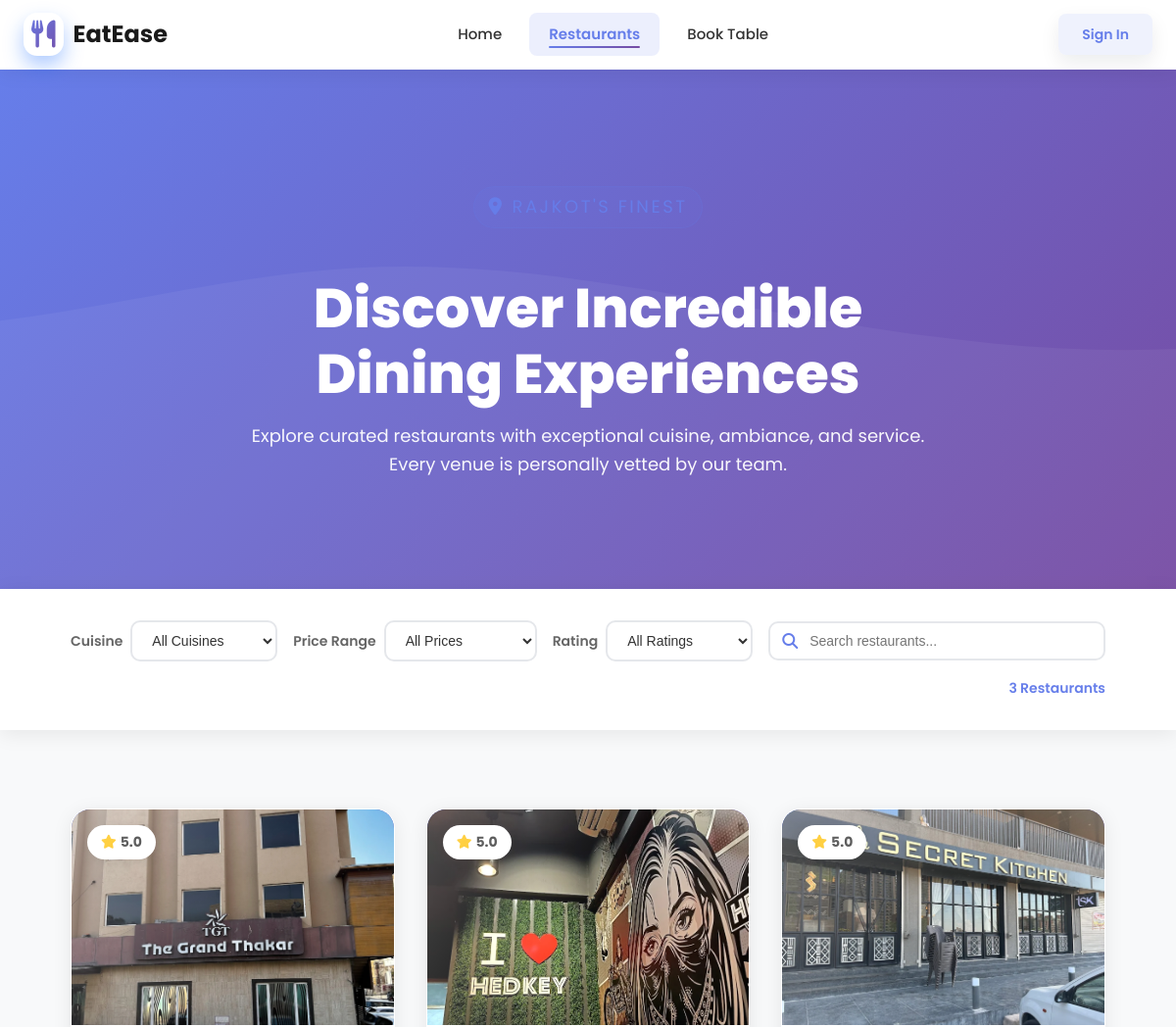
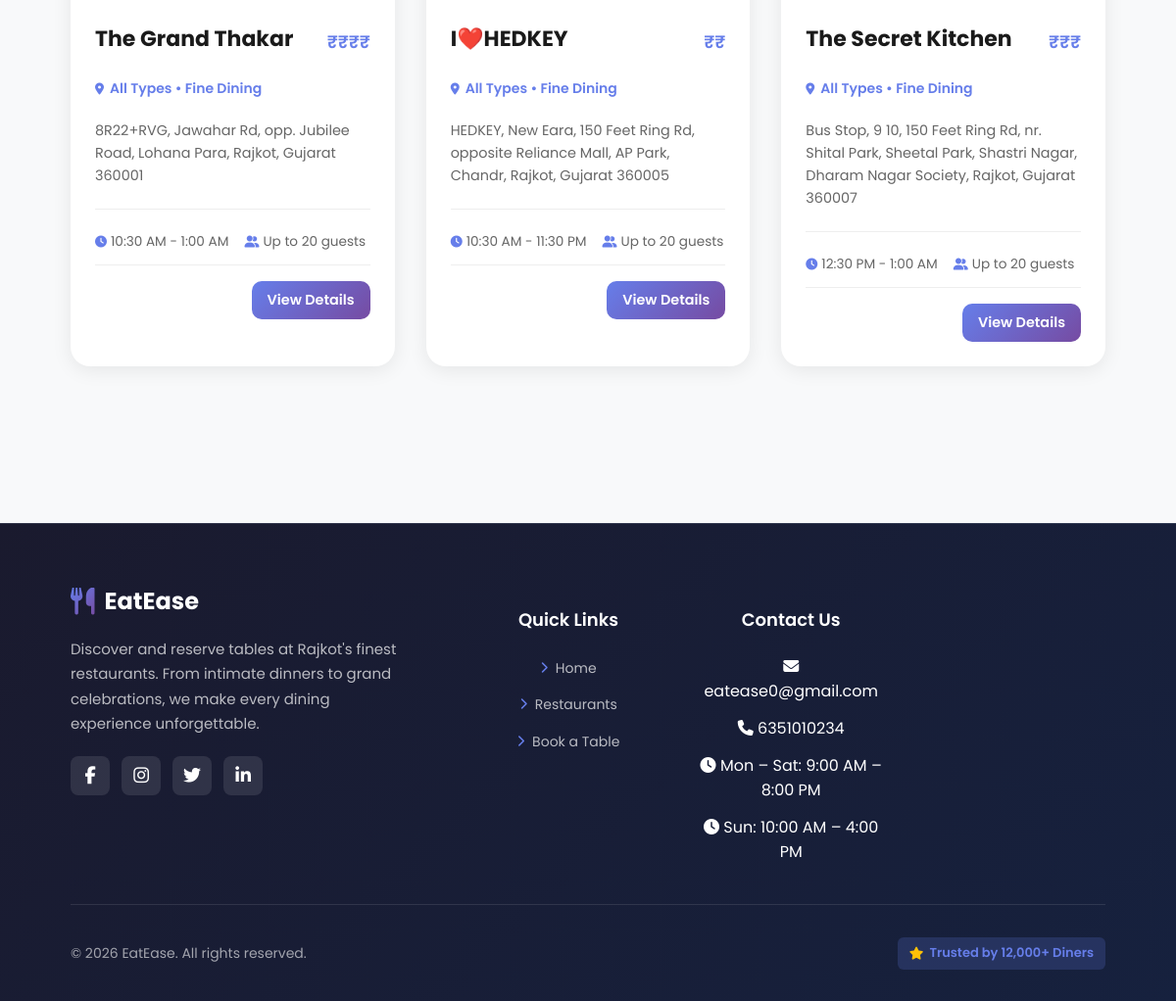
The page /restaurants.php on the database its author committed (2 pictures, top to bottom).
### tables this page shows
CREATE TABLE `hotels` (
  `id` int(10) UNSIGNED NOT NULL,
  `name` varchar(255) NOT NULL,
  `description` text DEFAULT NULL,
  `cuisine_type` varchar(100) DEFAULT NULL,
  `location` varchar(255) DEFAULT NULL,
  `phone` varchar(20) DEFAULT NULL,
  `open_time` time DEFAULT NULL,
  `close_time` time DEFAULT NULL,
  `price_range` varchar(10) DEFAULT NULL,
  `image_url` varchar(500) DEFAULT NULL,
  `avg_rating` decimal(3,2) DEFAULT 0.00,
  `total_ratings` int(10) UNSIGNED DEFAULT 0,
  `owner_id` int(10) UNSIGNED DEFAULT NULL,
  `created_at` datetime NOT NULL DEFAULT current_timestamp(),
  `updated_at` datetime DEFAULT NULL ON UPDATE current_timestamp(),
  `deleted_at` datetime DEFAULT NULL
);

### restaurants.php (the view, shortened to what this page needs)
<?php
include 'includes/header.php';
$restaurants = [];
$r_stmt = $mysqli->query("SELECT * FROM hotels WHERE deleted_at IS NULL ORDER BY created_at DESC");
if ($r_stmt) {
  while ($row = $r_stmt->fetch_assoc()) {
    $restaurants[] = $row;
  }
}
?>
<link rel="stylesheet" href="assets/css/restaurants.css" />
<section class="restaurants-hero">
  <div class="container restaurants-hero-content">
    <p class="section-eyebrow">
      <i class="fas fa-location-dot"></i> Rajkot's Finest
    </p>
    <h1>Discover Incredible <br />Dining Experiences</h1>
    <p>Explore curated restaurants with exceptional cuisine, ambiance, and service. Every venue is personally vetted by our team.</p>
  </div>
</section>
<section class="filters-section">
  <div class="container">
    <div class="filters-container">
      <div class="filter-group">
        <label for="cuisine-filter">Cuisine</label>
        <select id="cuisine-filter" class="filter-select">
          <option value="all">All Cuisines</option>
        </select>
      </div>
      <div class="filter-group">
        <label for="price-filter">Price Range</label>
        <select id="price-filter" class="filter-select">
          <option value="all">All Prices</option>
        </select>
      </div>
      <div class="filter-group">
        <label for="rating-filter">Rating</label>
        <select id="rating-filter" class="filter-select">
          <option value="all">All Ratings</option>
        </select>
      </div>
      <div class="search-box">
        <i class="fas fa-search"></i>
        <input type="text" id="search-input" placeholder="Search restaurants...">
      </div>
      <span class="results-count" id="results-count"><?php echo count($restaurants); ?> Restaurants</span>
    </div>
  </div>
</section>
<section class="restaurants-section">
  <div class="container">
    <div class="restaurants-grid" id="restaurants-grid">
      <?php foreach ($restaurants as $restaurant):
        $cuisine_val = strtolower(str_replace(' ', '-', $restaurant['cuisine_type']));
        $price_val = 'budget';
        if (strlen($restaurant['price_range']) >= 4) $price_val = 'premium';
        elseif (strlen($restaurant['price_range']) == 3) $price_val = 'moderate';
        elseif (strlen($restaurant['price_range']) <= 2) $price_val = 'budget';
        $img_src = !empty($restaurant['image_url']) ? $restaurant['image_url'] : 'assets/images/restaurants/sayaji.jpg';
        $rating = isset($restaurant['avg_rating']) ? $restaurant['avg_rating'] : 4.5;
        $open_display = !empty($restaurant['open_time']) ? date('g:i A', strtotime($restaurant['open_time'])) : null;
        $close_display = !empty($restaurant['close_time']) ? date('g:i A', strtotime($restaurant['close_time'])) : null;
        $hours_line = ($open_display && $close_display) ? ($open_display . ' - ' . $close_display) : 'Hours not set';
      ?>
        <div class="restaurant-card" data-cuisine="<?php echo $cuisine_val; ?>" data-price="<?php echo $price_val; ?>" data-rating="<?php echo $rating; ?>">
          <div class="restaurant-image">
            <img src="<?php echo htmlspecialchars($img_src); ?>" alt="<?php echo htmlspecialchars($restaurant['name']); ?>">
            <div class="restaurant-badge">
              <i class="fas fa-star"></i> <?php echo number_format($rating, 1); ?>
            </div>
          </div>
          <div class="restaurant-info">
            <div class="restaurant-name-row">
              <h3 class="restaurant-name"><?php echo htmlspecialchars($restaurant['name']); ?></h3>
              <span class="restaurant-price" style="color: #667eea; font-weight: 600;"><?php echo htmlspecialchars($restaurant['price_range']); ?></span>
            </div>
            <p class="restaurant-cuisine" style="color: #667eea;">
              <i class="fas fa-map-marker-alt"></i> <?php echo htmlspecialchars($restaurant['cuisine_type']); ?> • Fine Dining
            </p>
            <p class="restaurant-location" style="color: #666; font-size: 0.9rem; margin-bottom: 12px;"><?php echo htmlspecialchars($restaurant['location']); ?></p>
            <div style="border-top: 1px solid #eee; margin: 10px 0;"></div>
            <div class="restaurant-stats" style="display: flex; gap: 16px; color: #666; font-size: 0.85rem;">
              <span><i class="fas fa-clock" style="color: #667eea;"></i> <?php echo htmlspecialchars($hours_line); ?></span>
              <span><i class="fas fa-user-friends" style="color: #667eea;"></i> Up to 20 guests</span>
            </div>
            <div class="restaurant-meta" style="margin-top: 12px; display: flex; justify-content: space-between; align-items: center;">
              <a href="restaurant_details.php?id=<?php echo $restaurant['id']; ?>" class="restaurant-btn" style="padding: 8px 16px; font-size: 0.9rem;">
                View Details
              </a>
            </div>
          </div>
        </div>
      <?php endforeach; ?>
    </div>
  </div>
</section>
<?php include 'includes/footer.php'; ?>

### assets/css/style.css (style rules this page uses)
:root { --brand1:#667eea; --brand2:#764ba2; --brand3:#667eea; --brand4:#764ba2; --bg:#f8f9fa; --text:#1a1a1a; --muted:#666; --white:#fff; --card:#ffffff; --border:rgba(255,255,255,0.4); --shadow:0 4px 20px rgba(0,0,0,.08); }
* { box-sizing:border-box }
html,body { height:100% }
body { margin:0; font-family:'Poppins',system-ui,-apple-system,Segoe UI,Roboto,Ubuntu,'Helvetica Neue',Arial; color:var(--text); background:var(--bg); position:relative; min-height:100%; line-height:1.6; }
body::before { content:''; position:fixed; inset:0; background: radial-gradient(circle at 15% 20%, rgba(102,126,234,.08), transparent 45%), radial-gradient(circle at 80% 0%, rgba(118,75,162,.08), transparent 55%), radial-gradient(circle at 60% 80%, rgba(102,126,234,.06), transparent 60%); pointer-events:none; z-index:-2; }
.container { width:min(1200px,92%);margin:0 auto }
.section-eyebrow { display:inline-flex; align-items:center; gap:8px; text-transform:uppercase; font-size:.78rem; letter-spacing:.14em; color:var(--brand1); background:rgba(102,126,234,.1); border:1px solid rgba(102,126,234,.2); padding:6px 14px; border-radius:999px; }
.results-count { margin-left:auto; font-weight:600 }
.restaurants-grid { display:grid; grid-template-columns:repeat(auto-fill,minmax(260px,1fr)); gap:24px; margin:20px 0 80px }
.restaurant-card { background:rgba(255,255,255,.95); border-radius:24px; overflow:hidden; box-shadow:var(--shadow); display:flex; flex-direction:column; border:1px solid rgba(255,255,255,.4); transition:transform .3s ease, box-shadow .3s ease; }
.restaurant-image { height:160px; background:linear-gradient(135deg,var(--brand1),var(--brand3)); position:relative; overflow:hidden; }
.restaurant-image::after { content:''; position:absolute; inset:0; background:linear-gradient(120deg,rgba(255,255,255,.3),transparent 60%); }
.restaurant-badge { position:absolute; top:10px; left:10px; background:rgba(255,255,255,.95); padding:6px 10px; border-radius:999px; font-weight:700 }
.restaurant-info { padding:20px }
.restaurant-stats { display:flex; gap:14px; color:#475569; font-size:14px; margin-top:8px }
label { font-weight: 500; color: #2f3e2f; }

### assets/css/header.css (style rules this page uses)
body { padding-top: 70px; }
html { scroll-behavior: smooth; }
.container { max-width: 1200px; margin: 0 auto; padding: 0 24px; }

### restaurants.php (style rules this page uses)
.restaurant-name-row { display: flex; justify-content: space-between; align-items: center; }

### rows shown on the page
hotels: image_url (picture), avg_rating "5.0", name "The Grand Thakar", price_range "₹₹₹₹", cuisine_type "All Types", location "8R22+RVG, Jawahar Rd, opp. Jubilee Road, Lohana Para, Rajkot, Gujarat 360001", hours_line "10:30 AM - 1:00 AM"
hotels: image_url (picture), avg_rating "5.0", name "I❤️HEDKEY", price_range "₹₹", cuisine_type "All Types", location "HEDKEY, New Eara, 150 Feet Ring Rd, opposite Reliance Mall, AP Park, Chandr, Rajkot, Gujarat 360005", hours_line "10:30 AM - 11:30 PM"
hotels: image_url (picture), avg_rating "5.0", name "The Secret Kitchen", price_range "₹₹₹", cuisine_type "All Types", location "Bus Stop, 9 10, 150 Feet Ring Rd, nr. Shital Park, Sheetal Park, Shastri Nagar, Dharam Nagar Society, Rajkot, Gujarat 360007", hours_line "12:30 PM - 1:00 AM"

### other values the page prints
count($restaurants) "3"
